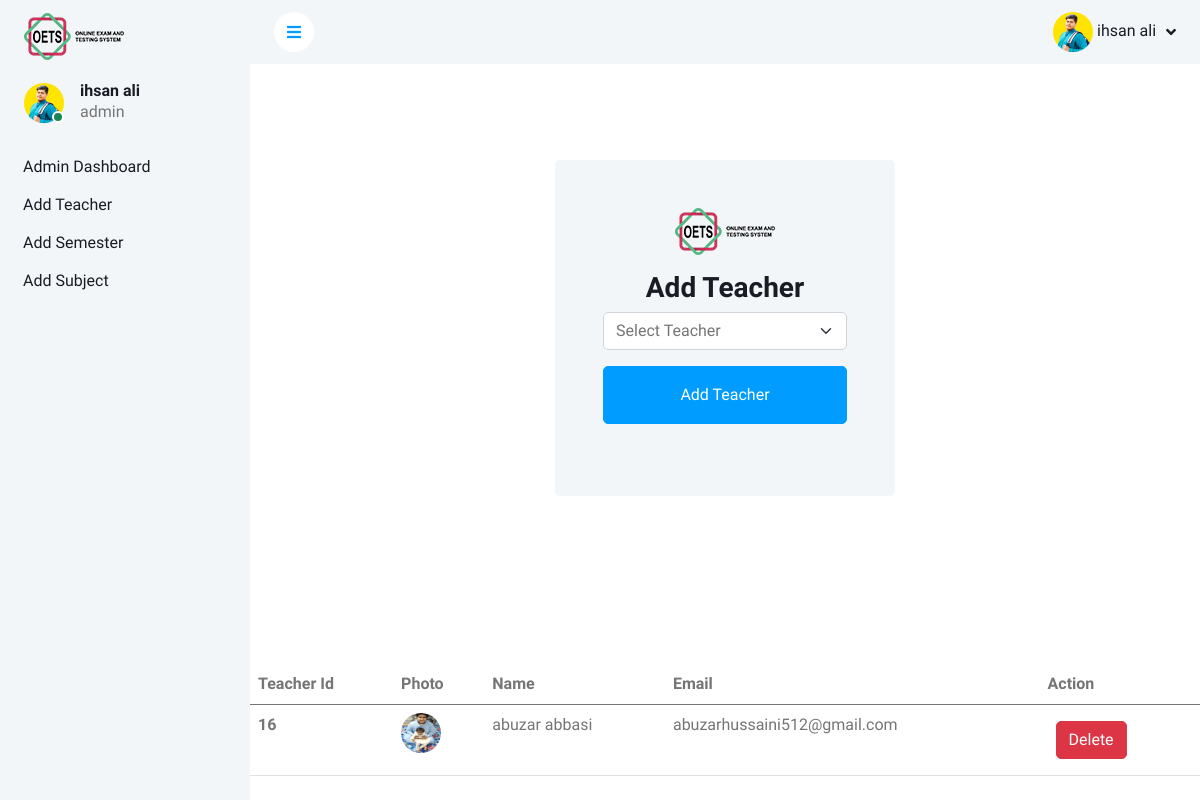
The page /Admin/add_teacher.php (signed in) on the database its author committed.
### tables this page shows
CREATE TABLE `users` (
  `user_id` int(11) NOT NULL,
  `name` varchar(255) DEFAULT NULL,
  `email` varchar(255) NOT NULL,
  `username` varchar(50) NOT NULL,
  `password` varchar(255) NOT NULL,
  `is_cheated` enum('yes','no') NOT NULL DEFAULT 'no',
  `is_completed` enum('completed','not_completed') DEFAULT 'not_completed',
  `role_id` int(11) DEFAULT 1,
  `user_photo` blob DEFAULT NULL,
  `exam_id` int(11) NOT NULL,
  `status` enum('active','inactive') NOT NULL DEFAULT 'inactive'
);

CREATE TABLE `roles` (
  `role_id` int(11) NOT NULL,
  `role_name` varchar(50) NOT NULL
);

CREATE TABLE `teachers` (
  `teacher_id` int(11) NOT NULL,
  `user_id` int(11) DEFAULT NULL
);

### Admin/add_teacher.php (the view, shortened to what this page needs)
<?php
include "../db/dbConnection.php";
if($_SESSION['role_id']==1){
    header("location:../Student/student.php");
}elseif($_SESSION['role_id']==3){
    header("location:../Teacher/teacher.php");
}elseif($_SESSION['role_id']==4){
?>
    <!DOCTYPE html>
    <html lang="en">
    <head>
        <link href="https://cdnjs.cloudflare.com/ajax/libs/font-awesome/5.10.0/css/all.min.css" rel="stylesheet">
        <link href="https://cdn.jsdelivr.net/npm/bootstrap-icons@1.4.1/font/bootstrap-icons.css" rel="stylesheet">
        <link href="../lib/owlcarousel/assets/owl.carousel.min.css" rel="stylesheet">
        <link href="../lib/tempusdominus/css/tempusdominus-bootstrap-4.min.css" rel="stylesheet" />
        <link href="../css/bootstrap.min.css" rel="stylesheet">
        <link href="../css/style.css" rel="stylesheet">
    </head>
    <body>
        <div class="container-xxl position-relative bg-white d-flex p-0">
            <?php
            include "../includes/sidebar.php";
            ?>
            <div class="content">
                <?php
                include "../includes/navbar.php";
                ?>
                <div class="container-fluid">
                    <div class="row h-100 align-items-center justify-content-center" style="min-height: 100vh;">
                        <div class="col-12 col-sm-10 col-md-8 col-lg-6 col-xl-5">
                            <div class="bg-light rounded p-4 p-sm-5 my-4 mx-3">
                                <div class="d-flex align-items-center justify-content-center mb-3">
                                    <a href="index.html" class="">
                                        <img src="../img/logo.png" class="w-100" alt="logo">
                                    </a>
                                </div>
                                <h3 class="text-center">Add Teacher</h3>
                                <form method="post" action="<?php echo htmlspecialchars($_SERVER["PHP_SELF"]); ?>" enctype="multipart/form-data">
                                    <select name="teacher" class="form-select mb-3" aria-label="Default select example">
                                        <option selected disabled>Select Teacher</option>
                                    </select>
                                    <button type="submit" name="submit" class="btn btn-primary py-3 w-100 mb-4">Add Teacher</button>
                            </div>
                        </div>
                        <table class="table">
                            <thead>
                                <tr>
                                    <th scope="col">Teacher Id</th>
                                    <th scope="col">Photo</th>
                                    <th scope="col">Name</th>
                                    <th scope="col">Email</th>
                                    <th scope="col">Action</th>
                                </tr>
                            </thead>
                            <tbody>
                                <?php
                                $sql = "SELECT teachers.*, users.*
FROM teachers
INNER JOIN users ON teachers.user_id = users.user_id
WHERE users.role_id = 3";
                                $result = mysqli_query($conn, $sql);
                                if (mysqli_num_rows($result) > 0) {
                                    while ($row = mysqli_fetch_assoc($result)) {
                                ?>
                                        <tr>
                                            <th scope="row"><?php echo $row['teacher_id']; ?></th>
                                            <?php
                                            $imagePath = $row['user_photo'];
                                            ?>
                                            <td><img class="img-fluid rounded-circle" style="width: 40px; height: 40px;" src="../img<?php echo $imagePath; ?>" /></td>
                                            <td><?php echo $row['name']; ?></td>
                                            <td><?php echo $row['email']; ?></td>
                                            <td>
                                                <button class="btn btn-danger m-2" onclick="confirmDelete(<?php echo $row['teacher_id']; ?>)">Delete</button>
                                            </td>
                                        </tr>
                                <?php
                                    }
                                } else {
                                }
                                ?>
                            </tbody>
                        </table>
                    </div>
                </div>
            </div>
        </div>
    </body>
    </html>
    <?php
}else{
    header("location:../index.php");
}
?>

### includes/sidebar.php (shortened to what this page needs)
<?php
if (isset($_SESSION['user_id']) && isset($_SESSION['role_id'])) {
    $user_id = $_SESSION['user_id'];
    $sql = "SELECT name, user_photo, role_name FROM users JOIN roles ON users.role_id = roles.role_id WHERE user_id = '$user_id'";
    $result = $conn->query($sql);
    if ($result->num_rows == 1) {
        $row = $result->fetch_assoc();
        $user_name = $row['name'];
        $user_photo = $row['user_photo'];
        $user_role = $row['role_name'];
    }
} else {
    header("Location: index.php");
    exit();
}
?>
<div class="sidebar pe-4 pb-3">
    <nav class="navbar bg-light navbar-light">
        <a href="admin_dashboard.php" class="navbar-brand mx-4 mb-3">
            <img src="../img/logo.png" class="w-100" alt="logo">
        </a>
        <div class="d-flex align-items-center ms-4 mb-4">
            <div class="position-relative">
                <?php if (!empty($user_photo)) { ?>
                    <img class="rounded-circle" src=".<?php echo $user_photo; ?>" alt="User Photo" style="width: 40px; height: 40px;">
                <?php }  ?>
                <div class="bg-success rounded-circle border border-2 border-white position-absolute end-0 bottom-0 p-1"></div>
            </div>
            <div class="ms-3">
                <h6 class="mb-0"><?php echo $user_name; ?></h6>
                <span><?php echo $user_role; ?></span>
            </div>
        </div>
        <div class="navbar-nav w-100">
            <?php
            if ($_SESSION['role_id'] == 4) {
            ?>
                <a href="../Admin/admin.php" class="nav-item nav-link">Admin Dashboard</a>
                <a href="../Admin/add_teacher.php" class="nav-item nav-link">Add Teacher</a>
                <a href="../Admin/add-semester.php" class="nav-item nav-link">Add Semester</a>
                <a href="../Admin/add_subjects.php" class="nav-item nav-link">Add Subject</a>
            <?php
            } else if ($_SESSION['role_id'] == 3) {
            ?>
                <a href="../Teacher/add_exam.php" class="nav-item nav-link">Add Exam</a>
                <a href="../Teacher/add_question.php" class="nav-item nav-link">Add Question</a>
                <a href="../Teacher/add_answer.php" class="nav-item nav-link">Add Answers</a>
                <a href="../Teacher/start_exam.php" class="nav-item nav-link">Start Exam</a>
            <?php
            } else if ($_SESSION['role_id'] == 1) {
            ?>
                <?php
                $getExamCheck = "SELECT exams.*,
                TIMESTAMPDIFF(DAY, CURDATE(), exams.start_datetime) AS days_until_start
            FROM exams
            INNER JOIN (
                SELECT exam_id
                FROM true_false_question
                WHERE is_completed = 'not_completed'
                UNION
                SELECT exam_id
                FROM multiple_choice_questions
                WHERE is_completed = 'not_completed'
                UNION
                SELECT exam_id
                FROM questions
                WHERE is_completed = 'not_completed'
                UNION
                SELECT exam_id
                FROM fill_in_the_blanks
                WHERE is_completed = 'not_completed'
            ) AS incomplete_exams
            ON exams.exam_id = incomplete_exams.exam_id
            WHERE exams.exam_status = 'active'
                AND DATE(exams.start_datetime) = CURDATE();
";
                $isCheated  = "SELECT * FROM users WHERE users.is_cheated = 'no' AND users.is_completed = 'not_completed' AND users.role_id = 1";
                $setuser = mysqli_query($conn, $isCheated);
                $set = mysqli_query($conn, $getExamCheck);
                $row = mysqli_fetch_array($set);
                if (mysqli_num_rows($set) && mysqli_num_rows($setuser) > 0) {
                ?>
                    <a href="../Student/give_exam.php" class="nav-item nav-link">Give Exam</a>
                <?php
                } else {
                ?>
                    <a href="" class="nav-item nav-link disabled">Exam Will Be Soon</a>
                <?php
                }
                ?>
                <?php
                $getUser_id = $_SESSION['user_id'];
                $sql ="
                SELECT users.*
                FROM users
                WHERE users.user_id = 4
                AND (
                    (SELECT COUNT(*) FROM true_false_question WHERE true_false_question.is_completed = 'completed' AND user_id = 4) > 0
                    AND
                    (SELECT COUNT(*) FROM multiple_choice_questions WHERE multiple_choice_questions.is_completed = 'completed' AND user_id = 4) > 0
                    AND
                    (SELECT COUNT(*) FROM fill_in_the_blanks WHERE fill_in_the_blanks.is_completed = 'completed' AND user_id = 4) > 0
                    AND
                    (SELECT COUNT(*) FROM questions WHERE questions.is_completed = 'completed' AND user_id = 4 AND questions.is_right = 'right') > 0
                );
                ";
                $settt = mysqli_query($conn, $sql);
                if (mysqli_num_rows($settt) > 0) {
                ?>
                    <a href="../Student/result.php" class="nav-item nav-link">Get Result</a>
                <?php
                } else {
                ?>
                    <a href="" class="nav-item nav-link disabled">Complete Exams To Get Result</a>
            <?php
                }
            }
            ?>
        </div>
    </nav>
</div>

### includes/navbar.php (shortened to what this page needs)
<?php
if(isset($_SESSION['user_id']) && isset($_SESSION['role_id'])) {
    include_once "head.php";
    $user_id = $_SESSION['user_id'];
    $sql = "SELECT name, user_photo, role_name FROM users JOIN roles ON users.role_id = roles.role_id WHERE user_id = '$user_id'";
    $result = $conn->query($sql);
    if ($result->num_rows == 1) {
        $row = $result->fetch_assoc();
        $user_name = $row['name'];
        $user_photo = $row['user_photo'];
    }
} else {
    header("Location: index.php");
    exit();
}
?>
<nav class="navbar navbar-expand bg-light navbar-light sticky-top px-4 py-0">
                <a href="#" class="sidebar-toggler flex-shrink-0">
                    <i class="fa fa-bars"></i>
                </a>
                <div class="navbar-nav align-items-center ms-auto">
                    <div class="nav-item dropdown">
                        <a href="#" class="nav-link dropdown-toggle" data-bs-toggle="dropdown">
                        <?php if (!empty($user_photo)) { ?>
                    <img class="rounded-circle" src=".<?php echo $user_photo; ?>" alt="User Photo" style="width: 40px; height: 40px;">
                <?php } ?>
                            <span class="d-none d-lg-inline-flex"><?php echo $user_name; ?></span>
                        </a>
                    </div>
                </div>
            </nav>

### css/style.css (style rules this page uses)
:root { --primary: #009CFF; --light: #F3F6F9; --dark: #191C24; }
.btn { transition: .5s; }
.btn.btn-primary { color: #FFFFFF; }
.sidebar { position: fixed; top: 0; left: 0; bottom: 0; width: 250px; height: 100vh; overflow-y: auto; background: var(--light); transition: 0.5s; z-index: 999; }
.content { margin-left: 250px; min-height: 100vh; background: #FFFFFF; transition: 0.5s; }
@media (min-width: 992px) { .sidebar { margin-left: 0; } }
@media (min-width: 992px) { .content { width: calc(100% - 250px); } }
.sidebar .navbar .navbar-nav .nav-link { padding: 7px 20px; color: var(--dark); font-weight: 500; border-left: 3px solid var(--light); border-radius: 0 30px 30px 0; outline: none; }
.content .navbar .navbar-nav .nav-link { margin-left: 25px; padding: 12px 0; color: var(--dark); outline: none; }
.content .navbar .sidebar-toggler, .content .navbar .navbar-nav .nav-link i { width: 40px; height: 40px; display: inline-flex; align-items: center; justify-content: center; background: #FFFFFF; border-radius: 40px; }
.content .navbar .dropdown-toggle::after { margin-left: 6px; vertical-align: middle; border: none; content: "\f107"; font-family: "Font Awesome 5 Free"; font-weight: 900; transition: .5s; }

### rows shown on the page
users: user_photo (picture), name "ihsan ali", role.role_name "admin"
teachers: teacher_id "16", user.user_photo (picture), user.name "abuzar abbasi", user.email "abuzarhussaini512@gmail.com"
